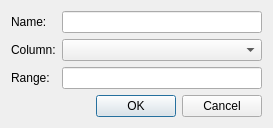
<?xml version="1.0" encoding="UTF-8"?>
<ui version="4.0">
 <class>DataRangeDialog</class>
 <widget class="QDialog" name="DataRangeDialog">
  <property name="geometry">
   <rect>
    <x>0</x>
    <y>0</y>
    <width>273</width>
    <height>121</height>
   </rect>
  </property>
  <property name="windowTitle">
   <string>DataRangeDialog</string>
  </property>
  <layout class="QFormLayout" name="formLayout">
   <item row="1" column="0">
    <widget class="QLabel" name="labelColumn">
     <property name="text">
      <string>Column:</string>
     </property>
    </widget>
   </item>
   <item row="1" column="1">
    <widget class="QComboBox" name="comboBoxColumn"/>
   </item>
   <item row="2" column="0">
    <widget class="QLabel" name="labelRange">
     <property name="text">
      <string>Range:</string>
     </property>
    </widget>
   </item>
   <item row="2" column="1">
    <widget class="QLineEdit" name="lineEditRange"/>
   </item>
   <item row="3" column="0" colspan="2">
    <widget class="QDialogButtonBox" name="buttonBox">
     <property name="orientation">
      <enum>Qt::Horizontal</enum>
     </property>
     <property name="standardButtons">
      <set>QDialogButtonBox::Cancel|QDialogButtonBox::Ok</set>
     </property>
    </widget>
   </item>
   <item row="0" column="0">
    <widget class="QLabel" name="labelName">
     <property name="text">
      <string>Name:</string>
     </property>
    </widget>
   </item>
   <item row="0" column="1">
    <widget class="QLineEdit" name="lineEditName"/>
   </item>
  </layout>
 </widget>
 <resources/>
 <connections>
  <connection>
   <sender>buttonBox</sender>
   <signal>accepted()</signal>
   <receiver>DataRangeDialog</receiver>
   <slot>accept()</slot>
   <hints>
    <hint type="sourcelabel">
     <x>248</x>
     <y>254</y>
    </hint>
    <hint type="destinationlabel">
     <x>157</x>
     <y>274</y>
    </hint>
   </hints>
  </connection>
  <connection>
   <sender>buttonBox</sender>
   <signal>rejected()</signal>
   <receiver>DataRangeDialog</receiver>
   <slot>reject()</slot>
   <hints>
    <hint type="sourcelabel">
     <x>316</x>
     <y>260</y>
    </hint>
    <hint type="destinationlabel">
     <x>286</x>
     <y>274</y>
    </hint>
   </hints>
  </connection>
 </connections>
</ui>
